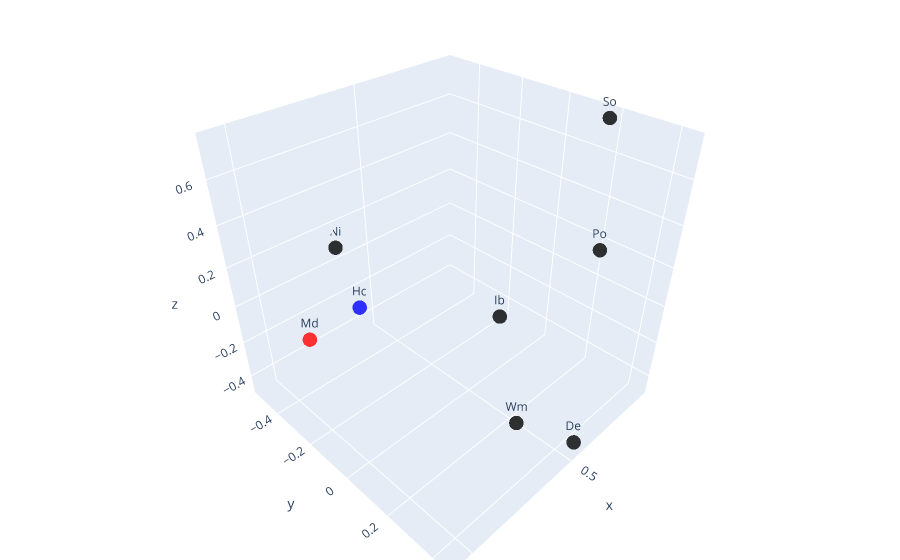

Write notebook code for a chart like this one.
### Markdown cell above
## MDS Plot with no contrast

### Code cell
# ---- PCM MDS without Contrast (decomposition based on all datasets, incl MDTB & HCP) ----
W_all, Glam_all = pcm.util.classical_mds(ARI_norm)

x_all = W_all[:, 0]
y_all = W_all[:, 1]
z_all = W_all[:, 2]
# Colour first and last point differently from the rest
color = ['rgb(0, 0, 0)'] * len(x_data)  # Set color to black
color[0] = 'rgb(255, 0, 0)'  # First point is red
color[-1] = 'rgb(0, 0, 255)'  # Last point is blue


fig = make_subplots(rows=1, cols=1, specs=[[{'type': 'scatter3d'}]])
fig.add_trace(go.Scatter3d(
    x=x_all,
    y=y_all,
    z=z_all,
    mode='markers+text',
    marker=dict(
        size=5,
        color=color,
        opacity=0.8
    ),
    text=dataset_labels,  # Set the text labels
    textposition='top center'  # Set the position of the text labels
))
fig.update_layout(
    margin=dict(l=0, r=0, b=0, t=0)
)
fig.show()

### Figure 1 — Plotly figure (JSON) as saved in the notebook; plotly's stock layout.template omitted (floating-point values rounded to 4 significant figures)
{"data": [{"marker": {"color": ["rgb(255, 0, 0)", "rgb(0, 0, 0)", "rgb(0, 0, 0)", "rgb(0, 0, 0)", "rgb(0, 0, 0)", "rgb(0, 0, 0)", "rgb(0, 0, 0)", "rgb(0, 0, 255)"], "opacity": 0.8, "size": 5}, "mode": "markers+text", "text": ["Md", "Po", "Ni", "Ib", "Wm", "De", "So", "Hc"], "textposition": "top center", "type": "scatter3d", "x": [0.613, 0.4181, 0.5349, 0.4816, 0.5479, 0.4902, 0.4118, 0.5211], "y": [-0.1517, 0.2283, -0.5197, 0.05605, 0.4024, 0.4401, 0.176, -0.4992], "z": [0.09759, 0.1821, 0.08597, -0.0885, -0.1199, -0.4686, 0.7483, -0.2918]}], "layout": {"margin": {"b": 0, "l": 0, "r": 0, "t": 0}, "scene": {"domain": {"x": [0, 1], "y": [0, 1]}}}}
